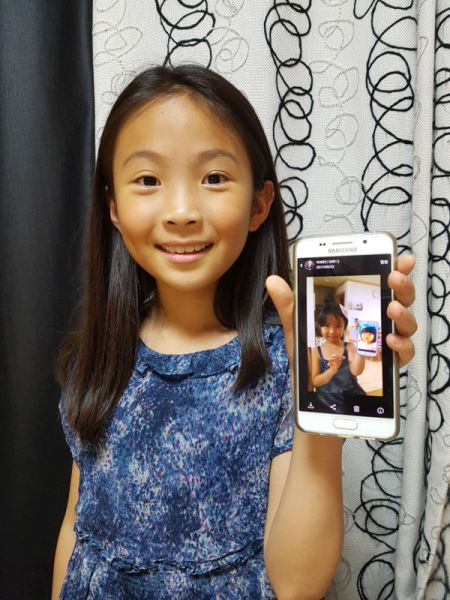
#> input picture img/model.jpg, 450 x 600 px
$ python ft_np.py
#> lines starting #> are read from the running program, lines starting #| are printed output that depends on the picture; after the words box and inside, x2 and y2 are one past the last pixel; in counts of white or black regions, pixels touching at a corner belong together
import cv2
import numpy as np
from matplotlib import pyplot as plt


img = cv2.imread('../img/model.jpg')
#> img is the input picture: shape (600, 450, 3); mean B, G, R 107, 111.5, 117.8
img = cv2.cvtColor(img, cv2.COLOR_BGR2GRAY)
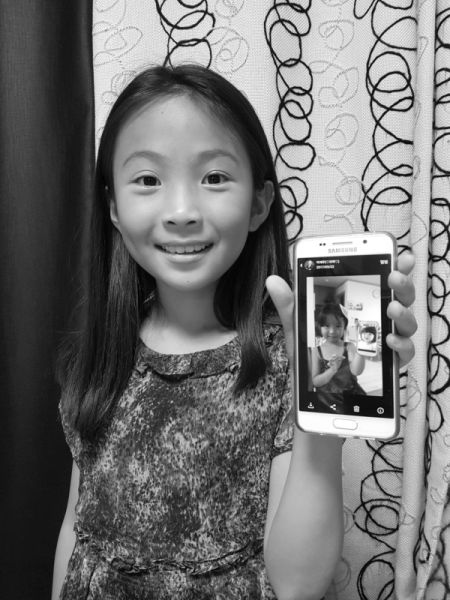
#> img: shape (600, 450); min 0, max 255, mean 112.9

f = np.fft.fft2(img) # apply Fourier Transform to img
fshift = np.fft.fftshift(f) # center 0
magnitude_spectrum = 20*np.log(np.abs(fshift)) #spectrum
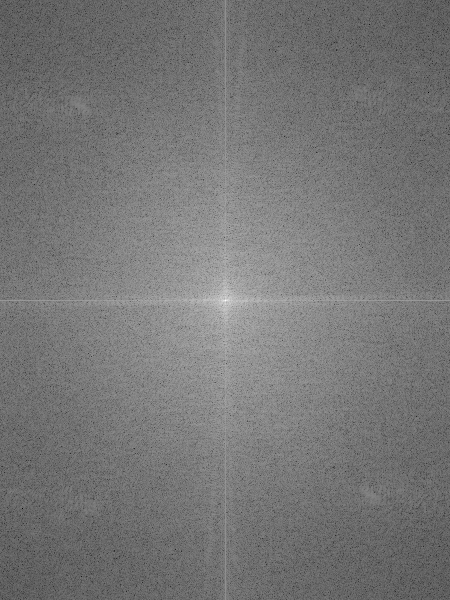
#> magnitude_spectrum: shape (600, 450) float64; min 12.46, max 344.7, mean 167; drawn with min black and max white

rows, cols = img.shape
#> rows = 600; cols = 450
crow, ccol = rows//2, cols//2 #center
#> crow = 300; ccol = 225

d = 10
fshift[crow-d:crow+d, ccol-d:ccol+d] = 0

# inverse from frequency to image
f_ishift = np.fft.ifftshift(fshift)
img_back = np.fft.ifft2(f_ishift)
img_back = np.abs(img_back)
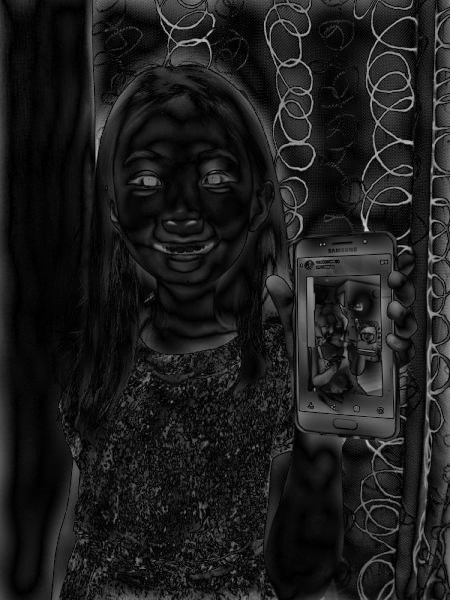
#> img_back: shape (600, 450) float64; min 0.0454, max 212.2, mean 29.1

img_new = np.uint8(img_back);
ret, thresh = cv2.threshold(img_new,30,255,cv2.THRESH_BINARY_INV)
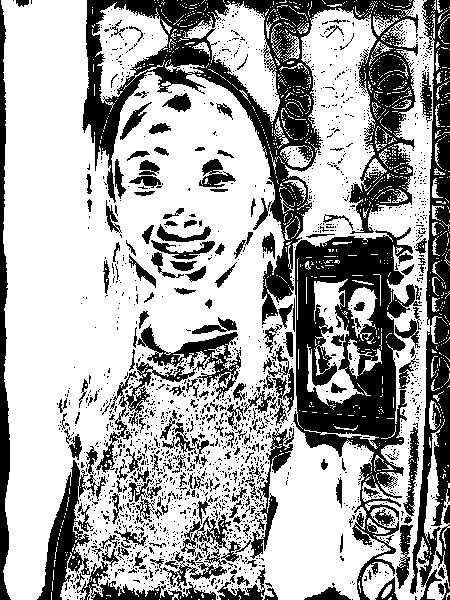
#> thresh: shape (600, 450); 66% white; 1880 black regions (1688 under 20 px), largest, box (x1, y1, x2, y2) and area: (82, 0, 419, 325) 25769, (293, 227, 422, 600) 18517, (410, 0, 450, 600) 10536

plt.subplot(221),plt.imshow(img, cmap = 'gray')
plt.title('Input Image'), plt.xticks([]), plt.yticks([])

plt.subplot(222),plt.imshow(magnitude_spectrum, cmap = 'gray')
plt.title('Spectrum'), plt.xticks([]), plt.yticks([])

plt.subplot(223),plt.imshow(img_back, cmap = 'gray')
plt.title('FT'), plt.xticks([]), plt.yticks([])

plt.subplot(224),plt.imshow(thresh, cmap = 'gray')
plt.title('Threshold With FT'), plt.xticks([]), plt.yticks([])
plt.show()

$ run again, with img/bicycle.jpg copied over img/model.jpg
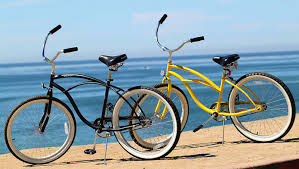
#> input picture img/bicycle.jpg, 299 x 169 px
#> img is the input picture: shape (169, 299, 3); mean B, G, R 169.3, 161.4, 141.8
#> img: shape (169, 299)
#> `img_back = np.abs(img_back)`:
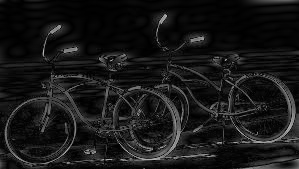
#> img_back: shape (169, 299) float64; min 0.0578, max 187.5, mean 23.8
#> `ret, thresh = cv2.threshold(img_new,30,255,cv2.THRESH_BINARY_INV)`:
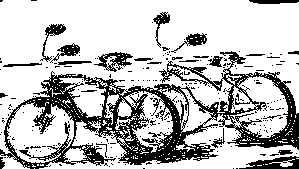
#> thresh: shape (169, 299); 74.8% white; 255 black regions (230 under 20 px), largest, box (x1, y1, x2, y2) and area: (0, 51, 299, 169) 9652, (239, 156, 299, 169) 428, (94, 52, 133, 72) 332

$ run again, with img/cat_dog.jpg copied over img/model.jpg
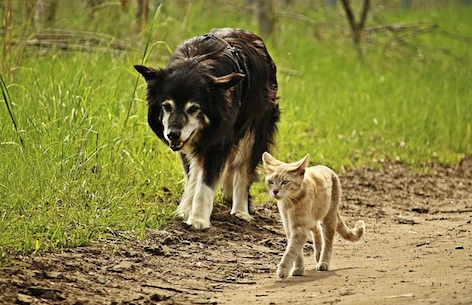
#> input picture img/cat_dog.jpg, 472 x 305 px
#> img is the input picture: shape (305, 472, 3); mean B, G, R 66.7, 132.2, 137.7
#> img: shape (305, 472)
#> `img_back = np.abs(img_back)`:
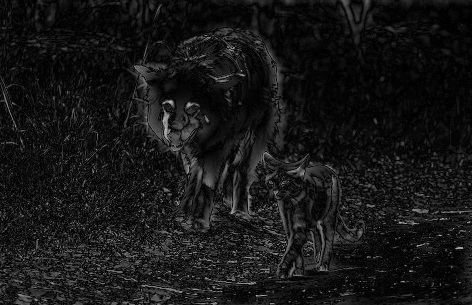
#> img_back: shape (305, 472) float64; min 0.0354, max 186.5, mean 22.9
#> `ret, thresh = cv2.threshold(img_new,30,255,cv2.THRESH_BINARY_INV)`:
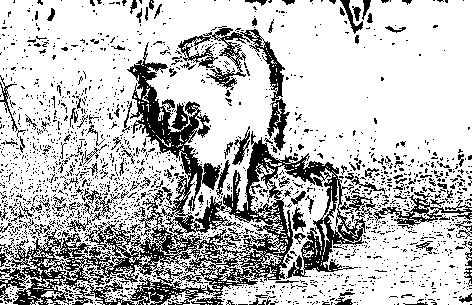
#> thresh: shape (305, 472); 74.9% white; black in thin lines or dots
